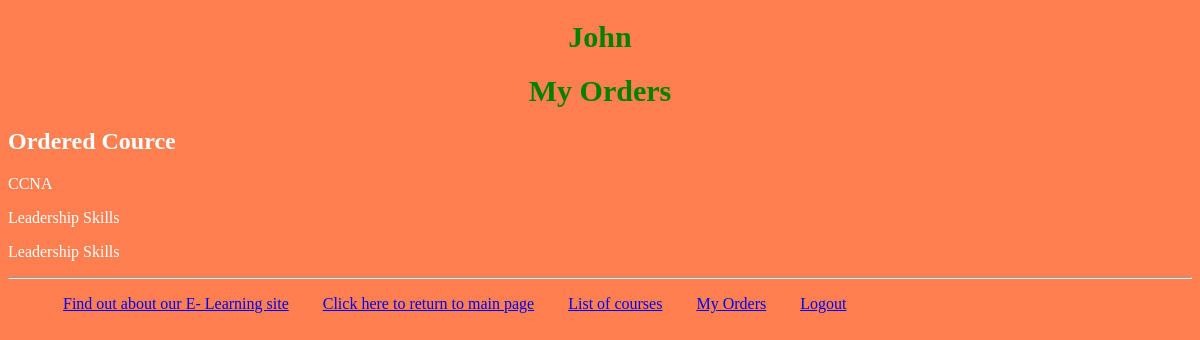
The page /myapp/myorders (signed in) on the database its author committed.
### myapp/models.py (models this page shows, shortened)
class Order(models.Model):
    ORDER_STATUS_CHOICES = [(0,'Cancelled'), (1, 'Order Confirmed')]
    course = models.ForeignKey(Course, related_name='courses',on_delete=models.CASCADE)
    student = models.ForeignKey(Student, related_name='students', on_delete=models.CASCADE)
    levels = models.PositiveIntegerField(null=True, blank=True)
    order_status = models.IntegerField(choices=ORDER_STATUS_CHOICES, default=1)
    order_date = models.DateField(default=now, blank=True)

class Course(models.Model):
    topic = models.ForeignKey(Topic, related_name='courses',on_delete=models.CASCADE)
    name = models.CharField(max_length=200)
    price = models.DecimalField(max_digits=10, decimal_places=2,validators=[validate_price])
    hours = models.PositiveIntegerField(null=True, blank=True)
    for_everyone = models.BooleanField(default=True)
    description = models.TextField(max_length=300, null=True, blank=True)
    interested = models.PositiveIntegerField(default=0)
    stages = models.PositiveIntegerField(default=3)

### myapp/views.py (the view)
# urls.py: path(r'myorders', views.myorders, name='myorders'),
@login_required
def myorders(request):
    user = request.user
    msg = ""
    if user.is_staff:
        msg = "You are not a registered student!"
        return render(request, 'myapp/myorders.html', {'msg': msg})
    else:
        order_list = Order.objects.filter(student__id=user.id)
        return render(request, 'myapp/myorders.html',
                      {'msg': msg, 'orderlist': order_list})

### myapp/templates/myapp/myorders.html
{% extends 'myapp/base.html' %}
{% block body_block %}
    <h1>My Orders</h1>
    {% if msg %}
        <strong>{{ msg }}</strong>
    {% else %}
        <h2>Ordered Cource</h2>
        {% for order in orderlist %}
            <p> {{ order.course.name}} </p>
        {% endfor %}
    {% endif %}
{% endblock %}

### myapp/templates/myapp/base.html (shortened to what this page needs)
<!DOCTYPE html>
{% load static %}
<html>
<head>
<link rel="stylesheet" type="text/css" href="{% static 'myapp/style.css' %}"
/>
    </head>
    <body>
<div>
<h1>{% block myhdg %}
        {% if request.user.is_authenticated %}
            {{ request.user.first_name }}
        {% else %}
            Hello User
        {% endif %}
    {% endblock %}</h1>
    {% block body_block %}*** {% endblock %}
        </div>
        <hr />
        <div>
<ul>
    {% block linksBlock %}
        <li class="hbar1"><a href="/myapp/about">Find out about our E-
Learning site</a></li>
        <li class="hbar1"><a href = "{% url 'myapp:index' %}">Click here to
   return to main page</a></li>
        <li class="hbar1"><a href = "{% url 'myapp:courses' %}">List of courses</a></li>
        {% if request.user.is_authenticated %}
            <li class="hbar1"><a href = "{% url 'myapp:myorders' %}">My Orders</a></li>
            <li class="hbar1"><a href = "{% url 'myapp:user_logout' %}">Logout</a><br/></li>
        {% else %}
            <li class="hbar1"><a href = "{% url 'myapp:user_login' %}">Login</a></li>
            <li class="hbar1"><a href = "{% url 'myapp:register' %}">Register a student</a><br/></li>
        {% endif %}
    {% endblock %}
</ul>
        </div>
    </body>
</html>

### myapp/static/myapp/style.css (style rules this page uses)
body { background-color: coral; color: white; }
h1 { font-size: 30px; color: green; text-align: center; font-family: "Brush Script MT"; }
.hbar1 { display: inline; margin: 15px; }

### rows shown on the page
Order: course.name "CCNA"
Order: course.name "Leadership Skills"
Order: course.name "Leadership Skills"

### other values the page prints
{{ request.user.first_name }} "John"
